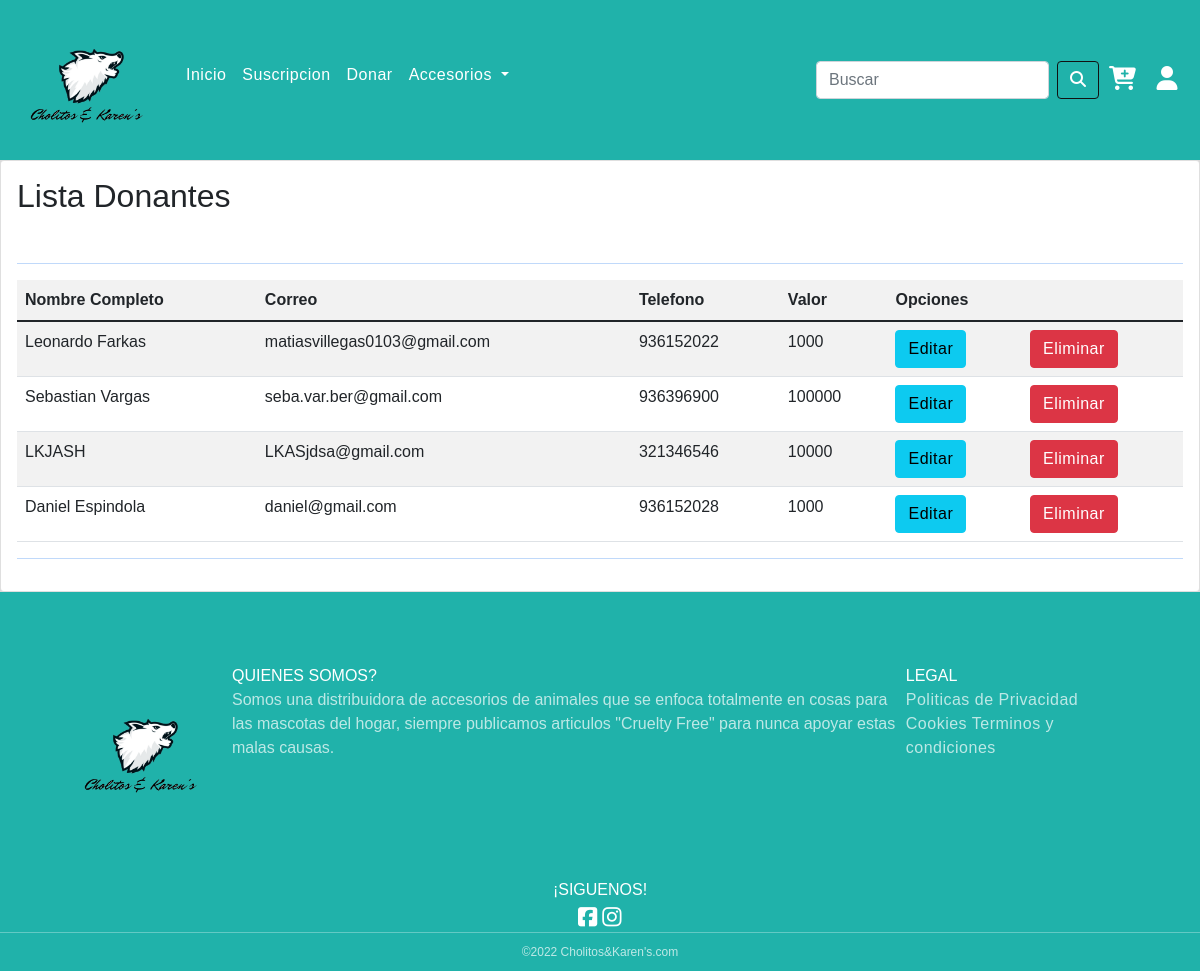
The app's page /donacion/ with its own data.
### core/models.py (models this page shows, shortened)
class Donacion(models.Model):
    id = models.IntegerField(primary_key=True)
    nombrecompleto = models.CharField(max_length=50)
    correo = models.EmailField(max_length=254)
    telefono = models.IntegerField()
    valor = models.IntegerField()

### core/views.py (the view)
# urls.py: path('donacion/', donacion, name='donacion'),
def donacion(request):
    donacionListado = Donacion.objects.all()
    datos= {
            'donacion': donacionListado
        }
    return render(request, 'core/donacion.html', datos)

### core/templates/core/donacion.html (shortened to what this page needs)
{% extends "./base.html"%}
{% load static%}
{% block css %}
<link rel="stylesheet" href="{% static 'core/css/estilos.css' %}">
{% endblock %}
{% block body%}
<body>
  {% load crispy_forms_tags %}
  <div class="container">
              <div class="card">
                  <div class="card-body" >
                      <h2>Lista Donantes </h2>
                          <div>
                              <a href="{% url 'agregardonacion'%}">Agregar Donacion</a>
                          </div>
                      <hr>
                      <div class="table-responsive">
                          <table class="table table-striped table-hover ">
                              <thread class="table-dark">
                                  <tr>
                                      <th>Nombre Completo</th>
                                      <th>Correo</th>
                                      <th>Telefono</th>
                                      <th>Valor</th>
                                      <th colspan="2">Opciones</th>
                                  </tr>
                              </thread>
                          <tbody>
                              {% for d in donacion%}
                              <tr>
                              <td>{{d.nombrecompleto }} </td>
                              <td>{{d.correo }} </td>
                              <td>{{d.telefono }} </td>
                              <td>{{d.valor }} </td>
                              <td> <a href="#" class="btn btn-info">Editar</td>
                              <td> <a href="#" class="btn btn-danger">Eliminar</td>
                              </tr>
                              {%endfor%}
                          </tbody>
                          </table>
                          <hr>
                      </div>
              </div>
          </div>
      </div>
</body>
</html>
{% endblock %}

### core/templates/core/base.html (shortened to what this page needs)
<!DOCTYPE html>
<html lang="es">
<head>
<link href="https://cdn.jsdelivr.net/npm/bootstrap@5.1.3/dist/css/bootstrap.min.css" rel="stylesheet">
  {% load static%}
  {% block css %}
  {% endblock %}
  <link rel="stylesheet" href="{% static 'core/css/estilos.css' %}">
</head>
<body>
  <nav class="navbar navbar-expand-lg navbar-light bg-light">
    <div class="container-fluid" >
      <a class="navbar-brand" href="{% url 'index' %}">
        <img src="{% static 'core/img/Cholitos & Karens (1).png'%}" alt="foto" width="150px">
      </a>
      <div class="collapse navbar-collapse" id="navbarSupportedContent">
        <ul class="navbar-nav me-auto mb-2 mb-lg-0">
          <li class="nav-item">
            <a class="nav-link" href="{% url 'index' %}">Inicio</a>
          </li>
          <li class="nav-item">
            <a class="nav-link" href="#suscr">Suscripcion</a>
          </li>
          <li class="nav-item">
            <a class="nav-link" href="{% url 'agregardonacion' %}">Donar</a>
          </li>
          <li class="nav-item dropdown">
            <a class="nav-link dropdown-toggle" href="" id="navbarDropdown" role="button" data-bs-toggle="dropdown" aria-expanded="false">
              Accesorios
            </a>
          <li class="nav-item">
            <a class="nav-link disabled"></a>
          </li>
        </ul>
        <form class="d-flex">
          <input class="form-control me-2" type="search" placeholder="Buscar" aria-label="Buscar">
          <button class="btn btn-outline-success" type="submit"><i class="fa-solid fa-magnifying-glass"></i>
          </button>
          <span class="shoping">
            <a class="fa-solid fa-cart-plus" href="{% url 'Carrito' %}"></a>
          </span>
          {% if user.is_authenticated %}
          <li>
            <span class="shoping">
            <a href="{% url 'logout' %}"><i class="fa-solid fa-arrow-right-from-bracket"></i></a>
            </span>
          </li>
          <li>
            <span class="shoping">
            <a href="#"> {{user.username}}  </a>
            </span>
          </li>
          {% else %}
          <li>
            <span class="shoping">
            <a href="{% url 'login' %}"><i class="fas fa-solid fa-user"></i></a>
            </span>
          </li>
          {% endif %}
        </div>
    </div>
  </nav>
      <div class="container">
        {% block body%}
        {% endblock %}
      <footer>
        <div class="footer-container">
          <div class="footer-content-container">
            <a class="navbar-brand" href="." style="margin-left: -30px;">
              <img src="{% static 'core/img/Cholitos & Karens (1).png'%}" width="150px" style="margin-top: 30px;" >
            </a>
          </div>
          <div class="footer.menus">
            <span class="menu-title"><br>QUIENES SOMOS?</span>
            <br>
            <span class="footer-info">Somos una distribuidora de accesorios de animales que se enfoca totalmente en cosas para las mascotas del hogar, siempre publicamos articulos "Cruelty Free" para nunca apoyar estas malas causas. </span>
          </div>
          <div>
            <span class="menu-title"><br>legal</span>
            <br>
            <a href="" class="menu-item-footerq" style="color:white">Politicas de Privacidad Cookies Terminos y condiciones</a>
          </div>
        </div>
        <div class="footer-content.container">
          <span class="menu-title" style="margin: 0;">¡SIGUENOS!</span>
          <div class="social-container">
            <li class="toprrss pull-right">
            <a href="https://www.facebook.com" target="_blank" class="social-link"> <i class="fa-brands fa-facebook-square"></i></a>
            <a href="https://www.instagram.com" target="_blank" class="social-link"> <i class="fab fa-instagram"></i></a>
          </div>
        </div>
        <div class="copyright-container">
          <span class="copyright">&copy;2022 Cholitos&Karen's.com</span>
        </div>
      </footer>
</body>
</html>

### core/static/core/css/estilos.css (style rules this page uses)
* { box-sizing: border-box; -webkit-box-sizing: border-box; text-decoration: none; list-style: none; }
.navbar { padding-top: 0; padding-bottom: 0; }
.navbar-light .navbar-nav .nav-link { color: white; }
.btn-outline-success { color: #fff; border-color: #111; }
:root { --gradient: linear-gradient(to left top, #8f8e8e 10%, #ffffff 90%) !important; }
body { background-color: rgb(217, 217, 217); font-family: 'Arial'; padding: 0; margin: 0; }
.container-fluid { background-color: lightseagreen; align-items: center; justify-content: center; }
.shoping { font-size: 1.5em; text-align: right; color: #fff; margin-right: 10px; margin-left: 10px; }
hr { background-color: #0769e9; width: 100%; size: 100px; }
.d-flex { display: flex!important; margin-top: 30px; margin-bottom: 30px; }
.toprrss { margin: 0; }
.pull-right { float: right!important; }
.toprrss a { font-size: 22px; margin-top: 2.3vh !important; text-decoration: none; color: #fff; }
.fab { -webkit-font-smoothing: antialiased; display: inline-block; font-style: normal; font-variant: normal; text-rendering: auto; line-height: 1; }
.fa-facebook-square:before { content: "\f082"; }
.container { margin-right: auto; margin-left: auto; max-width: 100%; max-height: 100%; padding-right: 0; padding-left: 0; }
ul { margin-top: 0; margin-bottom: 10px; }
ul { display: block; }
li { display: list-item; text-align: -webkit-match-parent; }
.fa, .fas { font-weight: 900; }
ul { margin-top: -10px; list-style-type: disc; }
a { background-color: transparent; }
div { display: block; }
.shoping { font-size: 1.5em; color: #fff; }
a { position: relative; text-decoration: none; letter-spacing: 0.5px; color: #fff; }
footer { position: absolute; bottom: 10; left: 0; height: fit-content; width: 100%; display: flex; justify-content: center; align-items: center; flex-direction: column; background-color: var(--dark); color: white; background-color: lightseagreen; }
.copyright-container { width: 100%; display: flex; justify-content: center; align-items: center; border-top: 1px solid rgba(255, 255, 255, 0.3); }
.copyright { font-size: 12px; opacity: 0.7; font-weight: 400; padding: 10px 0; }
.footer-container { height: fit-content; width: 100%; padding: 3rem 6rem; box-sizing: border-box; display: flex; justify-content: space-between; align-items: flex-start; }
.footer-content-container { display: flex; justify-content: flex-start; align-items: flex-start; flex-direction: column; }
.footer-info, .menu-item-footer { margin: 0.2rem 0; opacity: 0.7; color: white; text-decoration: none; transition: 0.5s; text-align: center; }
.menu-item-footerq { margin: 0.2rem 0; opacity: 0.7; color: white; text-decoration: none; transition: 0.5s; text-align: center; }
.menu-title { font-size: var(--medium-text-font); font-weight: 400; text-transform: uppercase; margin-bottom: 1.2rem; }
.social-container { display: flex; justify-content: center; align-items: center; height: 30px; width: 100%; }
.social-link { height: 100%; width: 30px; background-size: 70%; background-position: center; background-repeat: no-repeat; }

### records on screen
Donacion: nombrecompleto "Leonardo Farkas", correo "matiasvillegas0103@gmail.com", telefono "936152022", valor "1000"
Donacion: nombrecompleto "Sebastian Vargas", correo "seba.var.ber@gmail.com", telefono "936396900", valor "100000"
Donacion: nombrecompleto "LKJASH", correo "LKASjdsa@gmail.com", telefono "321346546", valor "10000"
Donacion: nombrecompleto "Daniel Espindola", correo "daniel@gmail.com", telefono "936152028", valor "1000"
